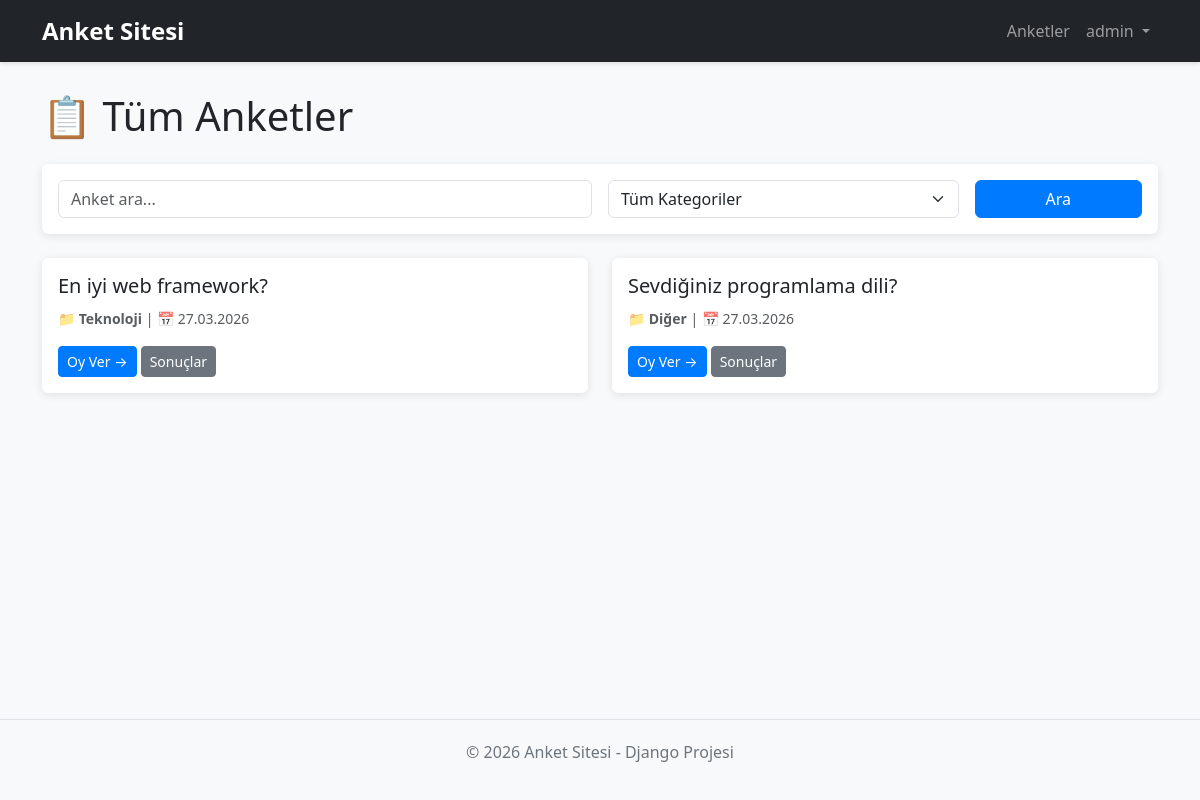
The app's page / (signed in) with its own data.
### polls/models.py (models this page shows, shortened)
class Question(models.Model):
    CATEGORY_CHOICES = [
        ('Teknoloji', 'Teknoloji'),
        ('Spor', 'Spor'),
        ('Eğitim', 'Eğitim'),
        ('Siyaset', 'Siyaset'),
        ('Sanat', 'Sanat'),
        ('Diğer', 'Diğer'),
    ]
    question_text = models.CharField(max_length=200)
    pub_date = models.DateTimeField("date published")
    category = models.CharField(max_length=50, choices=CATEGORY_CHOICES, default='Diğer')

### polls/views.py (the view)
# urls.py: path("", views.IndexView.as_view(), name="index"),
class IndexView(generic.ListView):
    template_name = "polls/index.html"
    context_object_name = "latest_question_list"
    def get_queryset(self):
        queryset = Question.objects.filter(pub_date__lte=timezone.now()).order_by("-pub_date")
        category = self.request.GET.get('category')
        if category and category != 'Tümü':
            queryset = queryset.filter(category=category)
        search_query = self.request.GET.get('search')
        if search_query:
            queryset = queryset.filter(
                Q(question_text__icontains=search_query) |
                Q(category__icontains=search_query)
            )
        return queryset[:10]
    def get_context_data(self, **kwargs):
        context = super().get_context_data(**kwargs)
        context['categories'] = {choice[0]: choice[1] for choice in Question.CATEGORY_CHOICES}
        context['selected_category'] = self.request.GET.get('category', 'Tümü')
        context['search_query'] = self.request.GET.get('search', '')
        return context

### polls/templates/polls/index.html (shortened to what this page needs)
{% extends 'base.html' %}
{% block content %}
<div class="row mb-4">
    <div class="col-md-12">
        <h1 class="mb-4">📋 Tüm Anketler</h1>
        <div class="card mb-4">
            <div class="card-body">
                <form method="get" class="row g-3">
                    <div class="col-md-6">
                        <input type="text" name="search" class="form-control" placeholder="Anket ara..." value="{{ search_query }}">
                    </div>
                    <div class="col-md-4">
                        <select name="category" class="form-select">
                            <option value="Tümü">Tüm Kategoriler</option>
                        </select>
                    </div>
                    <div class="col-md-2">
                        <button type="submit" class="btn btn-primary w-100">Ara</button>
                    </div>
                </form>
            </div>
        </div>
        {% if latest_question_list %}
            <div class="row">
                {% for question in latest_question_list %}
                    <div class="col-md-6 mb-3">
                        <div class="card h-100">
                            <div class="card-body">
                                <h5 class="card-title">{{ question.question_text }}</h5>
                                <p class="card-text text-muted">
                                    <small>
                                        📁 <strong>{{ question.category }}</strong> |
                                        📅 {{ question.pub_date|date:"d.m.Y" }}
                                    </small>
                                </p>
                                <a href="{% url 'polls:detail' question.id %}" class="btn btn-primary btn-sm">
                                    Oy Ver →
                                </a>
                                <a href="{% url 'polls:results' question.id %}" class="btn btn-secondary btn-sm">
                                    Sonuçlar
                                </a>
                            </div>
                        </div>
                    </div>
                {% endfor %}
            </div>
        {% else %}
            <div class="alert alert-info" role="alert">
                <h4 class="alert-heading">Anket Bulunamadı</h4>
                <p>Aradığınız kriterlere uygun anket yok.</p>
            </div>
        {% endif %}
    </div>
</div>
{% endblock %}

### polls/templates/base.html (shortened to what this page needs)
<!DOCTYPE html>
<html lang="tr">
<head>
    <link href="https://cdn.jsdelivr.net/npm/bootstrap@5.3.0/dist/css/bootstrap.min.css" rel="stylesheet">
</head>
<body>
    <nav class="navbar navbar-expand-lg navbar-dark bg-dark">
        <div class="container">
            <a class="navbar-brand" href="{% url 'polls:index' %}"> Anket Sitesi</a>
            <div class="collapse navbar-collapse" id="navbarNav">
                <ul class="navbar-nav ms-auto">
                    <li class="nav-item">
                        <a class="nav-link" href="{% url 'polls:index' %}">Anketler</a>
                    </li>
                    {% if user.is_authenticated %}
                        <li class="nav-item dropdown">
                            <a class="nav-link dropdown-toggle" href="#" id="userDropdown" role="button" data-bs-toggle="dropdown">
                                 {{ user.username }}
                            </a>
                        </li>
                    {% else %}
                        <li class="nav-item">
                            <a class="nav-link" href="{% url 'accounts:login' %}">Giriş Yap</a>
                        </li>
                    {% endif %}
                </ul>
            </div>
        </div>
    </nav>
    <main>
        <div class="container">
            {% block content %}{% endblock %}
        </div>
    </main>
    <footer>
        <p>&copy; 2026 Anket Sitesi - Django Projesi</p>
    </footer>
</body>
</html>

### records on screen
Question: question_text "En iyi web framework?", category "Teknoloji", pub_date "27.03.2026"
Question: question_text "Sevdiğiniz programlama dili?", category "Diğer", pub_date "27.03.2026"

### other values on screen
{{ user.username }} "admin"
